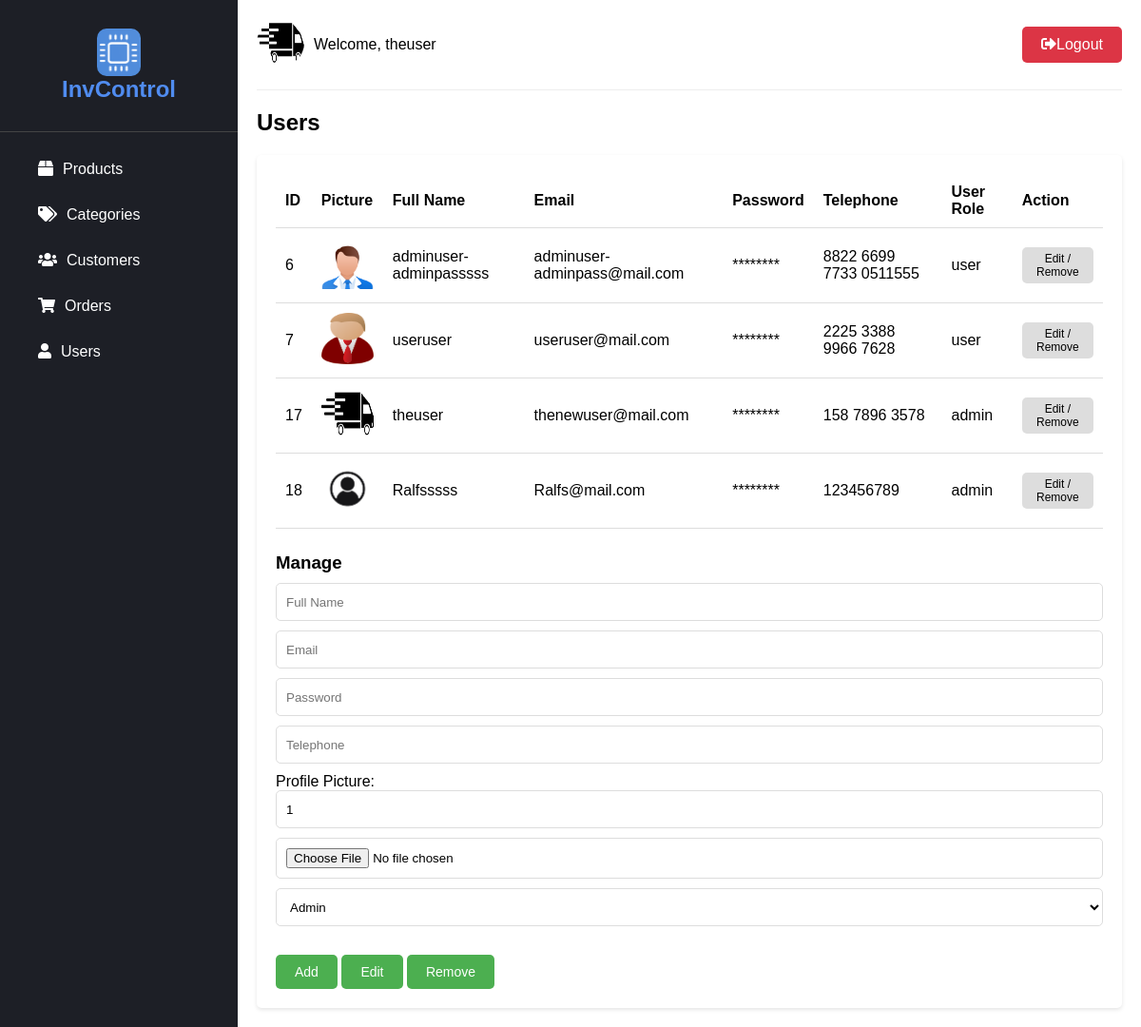
The page /dash-user.php (signed in) on the database its author committed.
### tables this page shows
CREATE TABLE `user` (
  `id` int(11) NOT NULL,
  `fullname` varchar(200) NOT NULL,
  `email` varchar(250) NOT NULL,
  `password` text NOT NULL,
  `tel` varchar(100) NOT NULL,
  `user_role` varchar(100) NOT NULL,
  `user_image` text NOT NULL
);

### dash-user.php (the view, shortened to what this page needs)
<?php
require_once 'db_connect.php';
$sql = "SELECT * FROM user";
$stmt = $conn->prepare($sql);
$stmt->execute();
$results = $stmt->fetchAll(PDO::FETCH_ASSOC);
?>
<!DOCTYPE html>
<html>
<head>
    <link rel="stylesheet" href="https://cdnjs.cloudflare.com/ajax/libs/font-awesome/5.15.4/css/all.min.css">
    <link rel="stylesheet" href="css/common-style.css">
    <link rel="stylesheet" href="css/user-style.css">
</head>
<body>
<?php include 'common-section.php'; ?>
<h2>Users</h2>
<div class="user-section">
  <div class="user-table">
    <table>
      <thead>
        <tr>
          <th>ID</th>
          <th>Picture</th>
          <th>Full Name</th>
          <th>Email</th>
          <th>Password</th>
          <th>Telephone</th>
          <th>User Role</th>
          <th>Action</th>
        </tr>
      </thead>
      <tbody>
        <?php
            foreach($results as $row)
            {
                echo "<tr>";
                echo "<td>".$row['id']."</td>";
                echo "<td style='width:75px; height:75px;'><img src='".$row['user_image']."' style='width:100%; height:100%;'></td>";
                echo "<td>".$row['fullname']."</td>";
                echo "<td>".$row['email']."</td>";
                echo "<td>********</td>";
                echo "<td>".$row['tel']."</td>";
                echo "<td>".$row['user_role']."</td>";
                echo "<td>
                        <button class='edit-btn' onclick='editUser(this)'>Edit / Remove</button>
                      </td>";
                echo "</tr>";
            }
        ?>
      </tbody>
    </table>
  </div>
  <div class="user-form">
    <h3>Manage</h3>
    <form action="user.php" method="post" enctype="multipart/form-data">
      <input type="text" name="fullname" id="fullname" placeholder="Full Name" required>
      <input type="email" name="email" id="email" placeholder="Email" required>
      <input type="password" name="password" id="password" placeholder="Password">
      <input type="tel" name="tel" id="tel" placeholder="Telephone" required>
      <label for="product-image">Profile Picture:</label>
      <input type="text" id="user-image-delete" name="user-image-delete" value="1">
      <input type="file" id="user-image" name="user-image" value="">
      <select name="user_role" id="user-role">
        <option value="admin">Admin</option>
      </select>
      <div class="form-buttons">
        <button name="add" class="add-btn">Add</button>
        <button name="edit" class="edit-btn">Edit</button>
        <button name="remove" class="remove-btn">Remove</button>
      </div>
    </form>
  </div>
</div>
        </div>
    </div>
</body>
</html>

### common-style.css (style rules this page uses)
* { box-sizing: border-box; margin: 0; padding: 0; font-family: Arial, sans-serif; }
.content h2 { margin-bottom: 20px; font-size: 24px; }

### user-style.css (style rules this page uses)
.user-section { background-color: #fff; padding: 20px; border-radius: 5px; box-shadow: 0 2px 4px rgba(0, 0, 0, 0.1); }
.user-table table { width: 100%; border-collapse: collapse; }
.user-table th, .user-table td { padding: 10px; border-bottom: 1px solid #ddd; }
.user-table th { text-align: left; font-weight: bold; }
.user-table td:last-child { text-align: center; }
.user-table .edit-btn, .user-table .delete-btn { padding: 5px 10px; border-radius: 5px; background-color: #ddd; border: none; font-size: 12px; cursor: pointer; transition: background-color 0.3s ease; }
.user-form { margin-top: 25px; }
.user-form h3 { margin-bottom: 10px; }
.user-form input, .user-form input[type="file"], .user-form select { width: 100%; padding: 10px; margin-bottom: 10px; border-radius: 5px; border: 1px solid #ddd; transition: border-color 0.3s ease; outline: none; }
.user-form input[type="text"], .user-form input[type="email"], .user-form input[type="password"], .user-form input[type="tel"] { height: 40px; }
.user-form select { height: 40px; background-color: #fff; }
.user-form .form-buttons { margin-top: 20px; }
.user-form .add-btn, .user-form .edit-btn, .user-form .remove-btn { padding: 10px 20px; border-radius: 5px; background-color: #4CAF50; border: none; color: #fff; font-size: 14px; cursor: pointer; transition: background-color 0.3s ease; }

### rows shown on the page
user: id "6", user_image (picture), fullname "adminuser-adminpasssss", email "adminuser-adminpass@mail.com", tel "8822 6699 7733 0511555", user_role "user"
user: id "7", user_image (picture), fullname "useruser", email "useruser@mail.com", tel "2225 3388 9966 7628", user_role "user"
user: id "17", user_image (picture), fullname "theuser", email "thenewuser@mail.com", tel "158 7896 3578", user_role "admin"
user: id "18", user_image (picture), fullname "Ralfsssss", email "Ralfs@mail.com", tel "123456789", user_role "admin"

### other values the page prints
$user_fullname "theuser"
